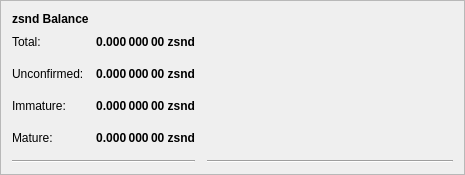
         <widget class="QFrame" name="frame_4">
          <property name="geometry">
           <rect>
            <x>0</x>
            <y>0</y>
            <width>465</width>
            <height>171</height>
           </rect>
          </property>
          <property name="frameShape">
           <enum>QFrame::StyledPanel</enum>
          </property>
          <property name="frameShadow">
           <enum>QFrame::Raised</enum>
          </property>
          <layout class="QVBoxLayout" name="verticalLayout_7">
           <item>
            <layout class="QHBoxLayout" name="horizontalLayout_8" stretch="0">
             <item>
              <widget class="QLabel" name="label_5z_3">
               <property name="maximumSize">
                <size>
                 <width>16777215</width>
                 <height>20</height>
                </size>
               </property>
               <property name="font">
                <font>
                 <weight>75</weight>
                 <bold>true</bold>
                </font>
               </property>
               <property name="text">
                <string>zsnd Balance</string>
               </property>
              </widget>
             </item>
            </layout>
           </item>
           <item>
            <layout class="QGridLayout" name="gridLayout_5">
             <property name="spacing">
              <number>12</number>
             </property>
             <item row="4" column="0">
              <widget class="QLabel" name="labelzBalanceMatureText">
               <property name="toolTip">
                <string>Mature: more than 20 confirmation and more than 1 mints of the same denomination after it was minted.
These zsnd are spendable.</string>
               </property>
               <property name="text">
                <string>Mature:</string>
               </property>
              </widget>
             </item>
             <item row="5" column="0" colspan="2">
              <widget class="Line" name="lineSpendableBalance_5">
               <property name="orientation">
                <enum>Qt::Horizontal</enum>
               </property>
              </widget>
             </item>
             <item row="1" column="1">
              <widget class="QLabel" name="labelzBalance">
               <property name="font">
                <font>
                 <weight>75</weight>
                 <bold>true</bold>
                </font>
               </property>
               <property name="cursor">
                <cursorShape>IBeamCursor</cursorShape>
               </property>
               <property name="toolTip">
                <string>All available zsnd, unconfirmed and immature zsnd included.</string>
               </property>
               <property name="text">
                <string notr="true">0.000 000 00 zsnd</string>
               </property>
               <property name="alignment">
                <set>Qt::AlignRight|Qt::AlignTrailing|Qt::AlignVCenter</set>
               </property>
               <property name="textInteractionFlags">
                <set>Qt::LinksAccessibleByMouse|Qt::TextSelectableByKeyboard|Qt::TextSelectableByMouse</set>
               </property>
              </widget>
             </item>
             <item row="5" column="2">
              <widget class="Line" name="lineWatchBalance_5">
               <property name="sizePolicy">
                <sizepolicy hsizetype="Preferred" vsizetype="Fixed">
                 <horstretch>0</horstretch>
                 <verstretch>0</verstretch>
                </sizepolicy>
               </property>
               <property name="minimumSize">
                <size>
                 <width>140</width>
                 <height>0</height>
                </size>
               </property>
               <property name="orientation">
                <enum>Qt::Horizontal</enum>
               </property>
              </widget>
             </item>
             <item row="1" column="0">
              <widget class="QLabel" name="labelzBalanceText">
               <property name="toolTip">
                <string>All available zsnd, unconfirmed and immature zsnd included.</string>
               </property>
               <property name="text">
                <string>Total:</string>
               </property>
              </widget>
             </item>
             <item row="1" column="2">
              <spacer name="horizontalSpacer_8">
               <property name="orientation">
                <enum>Qt::Horizontal</enum>
               </property>
               <property name="sizeHint" stdset="0">
                <size>
                 <width>40</width>
                 <height>20</height>
                </size>
               </property>
              </spacer>
             </item>
             <item row="4" column="2">
              <spacer name="horizontalSpacer_4">
               <property name="orientation">
                <enum>Qt::Horizontal</enum>
               </property>
               <property name="sizeHint" stdset="0">
                <size>
                 <width>40</width>
                 <height>20</height>
                </size>
               </property>
              </spacer>
             </item>
             <item row="4" column="1">
              <widget class="QLabel" name="labelzBalanceMature">
               <property name="font">
                <font>
                 <weight>75</weight>
                 <bold>true</bold>
                </font>
               </property>
               <property name="toolTip">
                <string>Mature: more than 20 confirmation and more than 1 mints of the same denomination after it was minted.
These zsnd are spendable.</string>
               </property>
               <property name="text">
                <string>0.000 000 00 zsnd</string>
               </property>
               <property name="alignment">
                <set>Qt::AlignRight|Qt::AlignTrailing|Qt::AlignVCenter</set>
               </property>
              </widget>
             </item>
             <item row="2" column="0">
              <widget class="QLabel" name="labelzBalanceUnconfirmedText">
               <property name="toolTip">
                <string>Unconfirmed: less than 20 confirmations
Immature: confirmed, but less than 1 mints of the same denomination after it was minted</string>
               </property>
               <property name="text">
                <string>Unconfirmed:</string>
               </property>
              </widget>
             </item>
             <item row="2" column="1">
              <widget class="QLabel" name="labelzBalanceUnconfirmed">
               <property name="font">
                <font>
                 <weight>75</weight>
                 <bold>true</bold>
                </font>
               </property>
               <property name="toolTip">
                <string>Unconfirmed: less than 20 confirmations
Immature: confirmed, but less than 1 mints of the same denomination after it was minted</string>
               </property>
               <property name="text">
                <string>0.000 000 00 zsnd</string>
               </property>
               <property name="alignment">
                <set>Qt::AlignRight|Qt::AlignTrailing|Qt::AlignVCenter</set>
               </property>
              </widget>
             </item>
             <item row="2" column="2">
              <spacer name="horizontalSpacer_5">
               <property name="orientation">
                <enum>Qt::Horizontal</enum>
               </property>
               <property name="sizeHint" stdset="0">
                <size>
                 <width>40</width>
                 <height>20</height>
                </size>
               </property>
              </spacer>
             </item>
             <item row="3" column="0">
              <widget class="QLabel" name="labelzBalanceImmatureText">
               <property name="toolTip">
                <string>Unconfirmed: less than 20 confirmations
Immature: confirmed, but less than 1 mints of the same denomination after it was minted</string>
               </property>
               <property name="text">
                <string>Immature:</string>
               </property>
              </widget>
             </item>
             <item row="3" column="1">
              <widget class="QLabel" name="labelzBalanceImmature">
               <property name="font">
                <font>
                 <weight>75</weight>
                 <bold>true</bold>
                </font>
               </property>
               <property name="toolTip">
                <string>Unconfirmed: less than 20 confirmations
Immature: confirmed, but less than 1 mints of the same denomination after it was minted</string>
               </property>
               <property name="text">
                <string>0.000 000 00 zsnd</string>
               </property>
               <property name="alignment">
                <set>Qt::AlignRight|Qt::AlignTrailing|Qt::AlignVCenter</set>
               </property>
              </widget>
             </item>
             <item row="3" column="2">
              <spacer name="horizontalSpacer_7">
               <property name="orientation">
                <enum>Qt::Horizontal</enum>
               </property>
               <property name="sizeHint" stdset="0">
                <size>
                 <width>40</width>
                 <height>20</height>
                </size>
               </property>
              </spacer>
             </item>
            </layout>
           </item>
          </layout>
         </widget>
